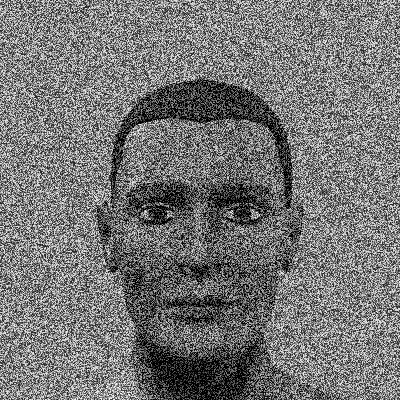
#> input picture n3.jpg, 400 x 400 px
$ python morphy.py
#> lines starting #> are read from the running program, lines starting #| are printed output that depends on the picture
import cv2
import numpy as np
from matplotlib import pyplot as plt

cv2.namedWindow('image',cv2.WINDOW_NORMAL)
img = cv2.imread('n3.jpg')
#> img is the input picture: shape (400, 400, 3); min 0, max 255, mean 117.4

kernel = np.ones((5,5),np.uint8)
erosion = cv2.erode(img,kernel,iterations = 1)
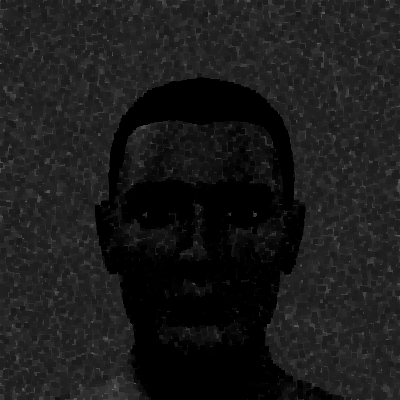
#> erosion: shape (400, 400, 3); min 0, max 109, mean 26.4
dilation = cv2.dilate(img,kernel,iterations = 1)
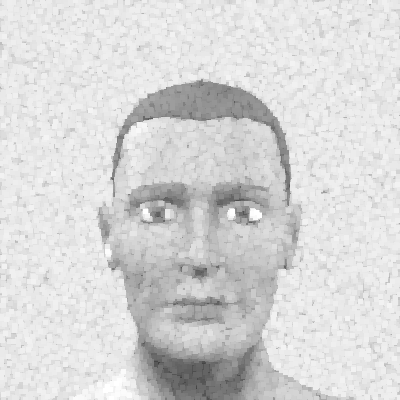
#> dilation: shape (400, 400, 3); min 61, max 255, mean 215.3
opening = cv2.morphologyEx(img, cv2.MORPH_OPEN, kernel)
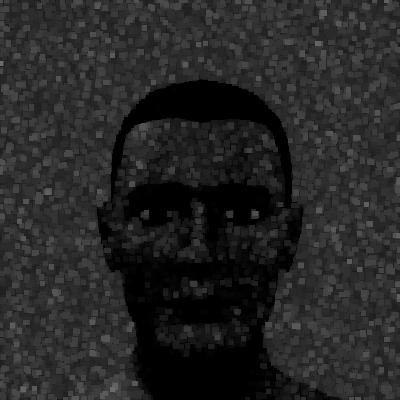
#> opening: shape (400, 400, 3); min 0, max 109, mean 37.8
closing = cv2.morphologyEx(img, cv2.MORPH_CLOSE, kernel)
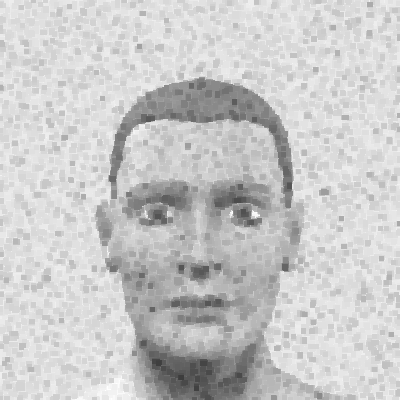
#> closing: shape (400, 400, 3); min 61, max 255, mean 201.2
gradient = cv2.morphologyEx(img, cv2.MORPH_GRADIENT, kernel)
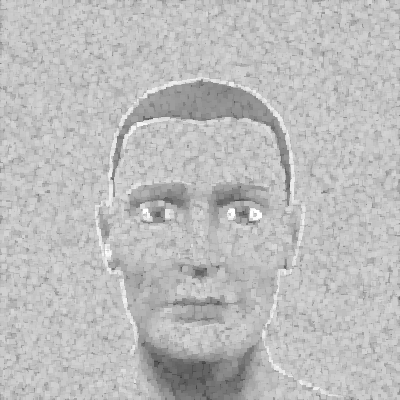
#> gradient: shape (400, 400, 3); min 61, max 255, mean 188.9
tophat = cv2.morphologyEx(img,cv2.MORPH_TOPHAT, kernel)
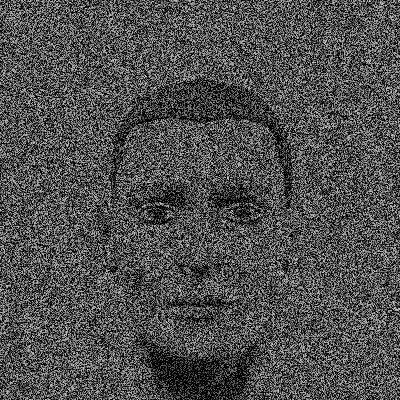
#> tophat: shape (400, 400, 3); min 0, max 252, mean 79.6
blackhat = cv2.morphologyEx(img,cv2.MORPH_BLACKHAT, kernel)
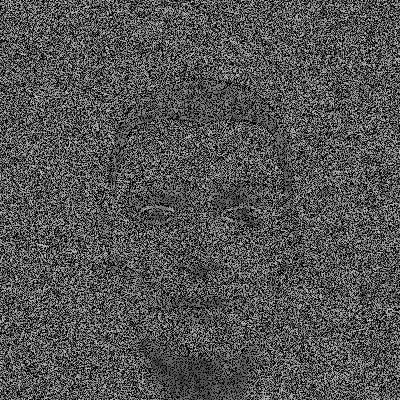
#> blackhat: shape (400, 400, 3); min 0, max 212, mean 83.8

plt.subplot(421),plt.imshow(erosion),plt.title('eroded')
plt.xticks([]),plt.yticks([])
plt.subplot(422),plt.imshow(dilation),plt.title('dilated')
plt.xticks([]),plt.yticks([])
plt.subplot(423),plt.imshow(opening),plt.title('opening')
plt.xticks([]),plt.yticks([])
plt.subplot(424),plt.imshow(closing),plt.title('closing')
plt.xticks([]),plt.yticks([])
plt.subplot(425),plt.imshow(gradient),plt.title('gradient')
plt.xticks([]),plt.yticks([])
plt.subplot(426),plt.imshow(tophat),plt.title('tophat')
plt.xticks([]),plt.yticks([])
plt.subplot(427),plt.imshow(blackhat),plt.title('blackhat')
plt.xticks([]),plt.yticks([])
plt.show()

$ run again, with 1.jpg copied over n3.jpg
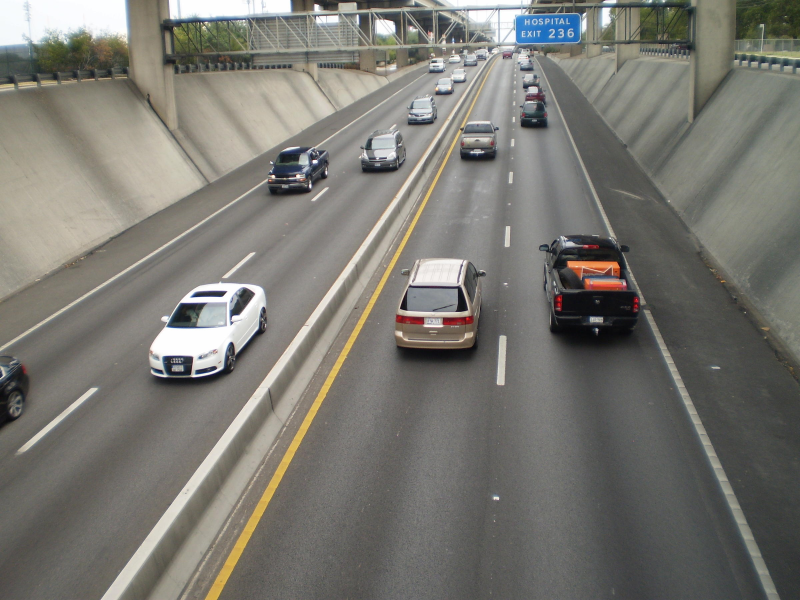
#> input picture 1.jpg, 2400 x 1800 px (shown at 1/3 size)
#> img is the input picture: shape (1800, 2400, 3); mean B, G, R 113.7, 120.1, 121.7
#> `tophat = cv2.morphologyEx(img,cv2.MORPH_TOPHAT, kernel)`:
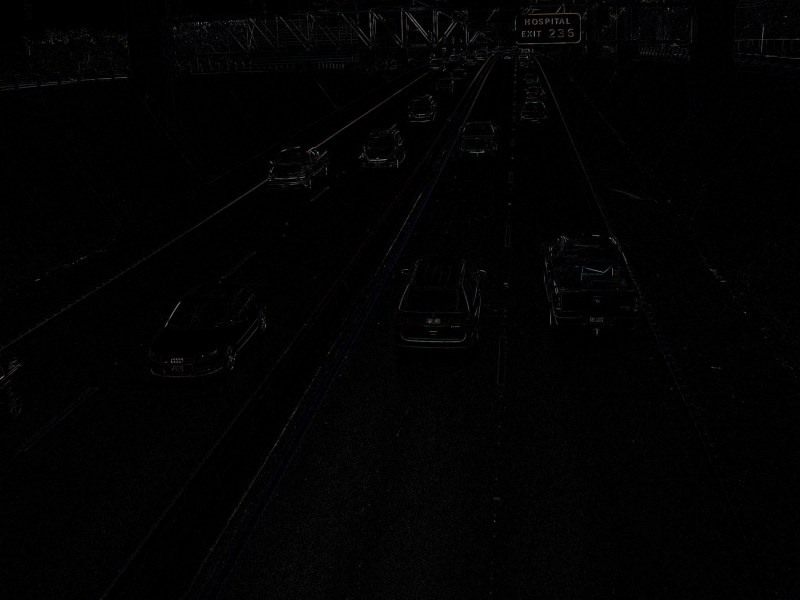
#> tophat: shape (1800, 2400, 3) (shown at 1/3 size); mean B, G, R 2.7, 2.5, 2.6
